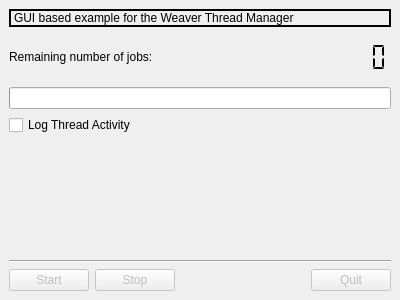
<ui version="4.0" >
 <author></author>
 <comment></comment>
 <exportmacro></exportmacro>
 <class>JobsBase</class>
 <widget class="QWidget" name="JobsBase" >
  <property name="geometry" >
   <rect>
    <x>0</x>
    <y>0</y>
    <width>400</width>
    <height>300</height>
   </rect>
  </property>
  <property name="windowTitle" >
   <string>ThreadWeaver Jobs Examples</string>
  </property>
  <property name="toolTip" >
   <string>The program executes 100 jobs in 4 threads. Each job waits for a random amount of milliseconds between 1 and 1000.</string>
  </property>
  <layout class="QGridLayout" >
   <property name="margin" >
    <number>9</number>
   </property>
   <property name="spacing" >
    <number>6</number>
   </property>
   <item row="4" column="1" >
    <spacer>
     <property name="orientation" >
      <enum>Qt::Vertical</enum>
     </property>
     <property name="sizeHint" >
      <size>
       <width>75</width>
       <height>31</height>
      </size>
     </property>
    </spacer>
   </item>
   <item row="6" column="0" >
    <widget class="QPushButton" name="pbStart" >
     <property name="enabled" >
      <bool>false</bool>
     </property>
     <property name="text" >
      <string>Start</string>
     </property>
    </widget>
   </item>
   <item row="6" column="1" >
    <widget class="QPushButton" name="pbStop" >
     <property name="enabled" >
      <bool>false</bool>
     </property>
     <property name="text" >
      <string>Stop</string>
     </property>
    </widget>
   </item>
   <item row="6" column="4" >
    <widget class="QPushButton" name="pbQuit" >
     <property name="enabled" >
      <bool>false</bool>
     </property>
     <property name="text" >
      <string>Quit</string>
     </property>
    </widget>
   </item>
   <item row="1" column="4" >
    <widget class="QLCDNumber" name="lcdNumJobsRem" >
     <property name="minimumSize" >
      <size>
       <width>32</width>
       <height>48</height>
      </size>
     </property>
     <property name="font" >
      <font>
       <family>Sans Serif</family>
       <pointsize>14</pointsize>
       <weight>50</weight>
       <italic>false</italic>
       <bold>false</bold>
       <underline>false</underline>
       <strikeout>false</strikeout>
      </font>
     </property>
     <property name="frameShape" >
      <enum>QFrame::NoFrame</enum>
     </property>
     <property name="frameShadow" >
      <enum>QFrame::Plain</enum>
     </property>
     <property name="segmentStyle" >
      <enum>QLCDNumber::Flat</enum>
     </property>
    </widget>
   </item>
   <item row="1" column="3" >
    <spacer>
     <property name="orientation" >
      <enum>Qt::Horizontal</enum>
     </property>
     <property name="sizeHint" >
      <size>
       <width>40</width>
       <height>20</height>
      </size>
     </property>
    </spacer>
   </item>
   <item row="3" column="0" colspan="5" >
    <widget class="QCheckBox" name="cbLog" >
     <property name="toolTip" >
      <string>Check to see logging information about thread activity. Watch the console output to see the information.</string>
     </property>
     <property name="text" >
      <string>Log Thread Activity</string>
     </property>
    </widget>
   </item>
   <item row="5" column="0" colspan="5" >
    <widget class="QFrame" name="horizontalLine" >
     <property name="frameShape" >
      <enum>QFrame::HLine</enum>
     </property>
     <property name="frameShadow" >
      <enum>QFrame::Sunken</enum>
     </property>
    </widget>
   </item>
   <item row="6" column="2" colspan="2" >
    <spacer>
     <property name="orientation" >
      <enum>Qt::Horizontal</enum>
     </property>
     <property name="sizeHint" >
      <size>
       <width>136</width>
       <height>20</height>
      </size>
     </property>
    </spacer>
   </item>
   <item row="0" column="0" colspan="5" >
    <widget class="QLabel" name="label" >
     <property name="cursor" >
      <cursor>4</cursor>
     </property>
     <property name="frameShape" >
      <enum>QFrame::Panel</enum>
     </property>
     <property name="frameShadow" >
      <enum>QFrame::Plain</enum>
     </property>
     <property name="lineWidth" >
      <number>2</number>
     </property>
     <property name="text" >
      <string>GUI based example for the Weaver Thread Manager</string>
     </property>
     <property name="wordWrap" >
      <bool>true</bool>
     </property>
     <property name="margin" >
      <number>6</number>
     </property>
    </widget>
   </item>
   <item row="2" column="0" colspan="5" >
    <widget class="QProgressBar" name="pbProgress" >
     <property name="value" >
      <number>0</number>
     </property>
     <property name="textVisible" >
      <bool>false</bool>
     </property>
    </widget>
   </item>
   <item row="1" column="0" colspan="3" >
    <widget class="QLabel" name="label_2" >
     <property name="text" >
      <string>Remaining number of jobs:</string>
     </property>
    </widget>
   </item>
  </layout>
 </widget>
 <pixmapfunction></pixmapfunction>
 <tabstops>
  <tabstop>pbStart</tabstop>
  <tabstop>pbStop</tabstop>
  <tabstop>pbQuit</tabstop>
 </tabstops>
 <includes/>
 <resources/>
 <connections/>
</ui>
